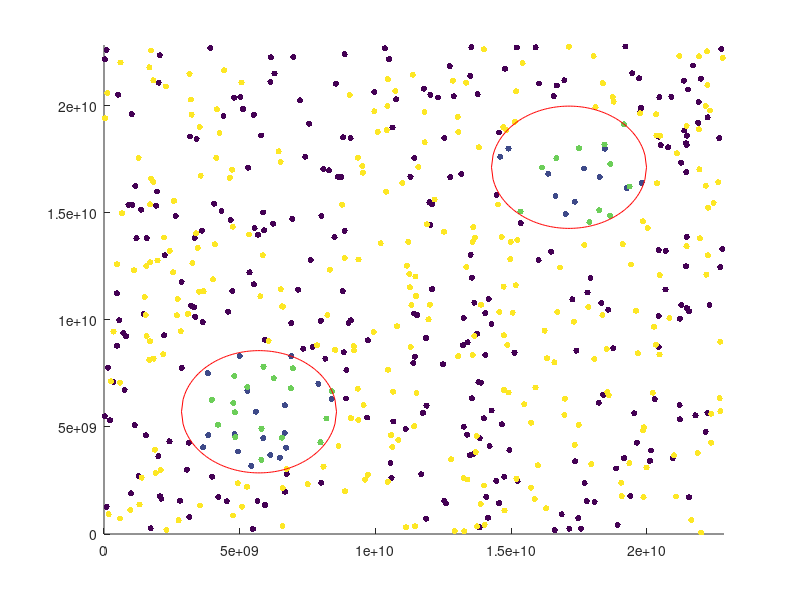

MATLAB code to generate this figure: (Note: this script raises an error after producing the figure.)
clearvars 
close all

h = figure;
axis tight manual % this ensures that getframe() returns a consistent size
filename = 'testAnimated2d.gif';


dE=0;
dKE=0;
dUE=0;
dxmom=0;
dymom=0;
iterations=0;

L=1*2.284*10^10;%Length
e0=1;%Epsilon Naught
k=1.68637205*10^-10;
DT=.01*2.284*10^10;%DeltaT

NT=100;%Iterations
NTOUT=25;%Not used???
NG=20;%Number of Grid Points
nden=10;

N=600;%Number of Particles
me=nden/N;%Mass of electron
mp=nden/N;%mass of proton
e=nden/N;%electron charge
WP=1;
QM=N*e;
V0=0.2;
VXT=0.0;
VYT=0.0;
XP1=1;
YP1=1;
VX1=0.0;
VY1=0.0;
mode=1;
Q=N*e/L^2;%WP^2/(QM*N/L);
rho_back=0;%Q*N/L^2;
dx=L/NG;%Delta X
BoundIter=1;
acc=.9999999;





% initial loading for the 2 Stream instability
%xp=linspace(0,L-L/N,N)';
%xp=linspace(0,L/2,N)';
xp=L*rand(N,1);
%yp=linspace(0,L-L/N,N)';
%yp=L*rand(N,1)/2;
yp=L*rand(N,1);
%xp=[0;L/2]
%yp=[.05+L/2;.05+L/2]

Temp=1000000;
Con=me/k/Temp;
randvtot=(-2*log((1-rand(N,1)))/Con).^.5;
randang=2*pi*rand(N,1);
vxp=randvtot.*cos(randang);
vyp=randvtot.*sin(randang);
pm=[1:N]';
pm=1-2*mod(pm,2);
vxp=vxp;%+pm.*V0;
vyp=vyp;%+pm.*V0;
% Perturbation
vxp=vxp+VX1*sin(2*pi*xp/L*mode);
vyp=vyp+VY1*sin(2*pi*yp/L*mode);

massmat=mp*ones(1,N);
for n=1:N
    if n<N/2+1
        massmat(n)=me;
    end
end
emat=-e*ones(1,N);
for n=1:N
    if n<N/2+1
        emat(n)=e;
    end
end

p=1:N;p=[p p;p p];
v=acc*ones(NG^2,1);
v1=ones(NG^2,1);
Poisson=-4*diag(v1)+diag(v(1:NG^2-1),1)+diag(v(1:NG^2-1),-1)+diag(v(1:NG^2-NG),-NG)+diag(v(1:NG^2-NG),NG);
Poisson=Poisson+diag(v(1:NG),NG^2-NG)+diag(v(1:NG),-NG^2+NG);


for i=1:NG
    Poisson=Poisson+full(sparse(NG*i,NG*i-NG+1,acc,NG^2,NG^2))+full(sparse(NG*i-NG+1,NG*i,acc,NG^2,NG^2));
end
for i=1:(NG-1)
    Poisson=Poisson-full(sparse(NG*i,NG*i+1,acc,NG^2,NG^2))-full(sparse(NG*i+1,NG*i,acc,NG^2,NG^2));
end

Ex=zeros(NG^2,1);
Ey=zeros(NG^2,1);
xmom=zeros(NT,1);
ymom=zeros(NT,1);
totEn=zeros(NT,1);
totUEn=zeros(NT,1);
totEnWLost=zeros(NT,1);
totKEn=zeros(NT,1);
UdUE=zeros(NT,1);
LdUE=zeros(NT,1);
lostenergy=0;


%sphere1
sxc1=L/4;
syc1=L/4;
sr1=L/8;
vsx1=0;
vsy1=0;


sx1=[sxc1-sr1:2*sr1/100:sxc1+sr1];
sy1=(sr1.^2-(sx1-sxc1).^2).^(1/2)+syc1;
nsy1=-(sr1.^2-(sx1-sxc1).^2).^(1/2)+syc1;

%sphere2
sxc2=3*L/4;
syc2=3*L/4;
sr2=L/8;
L/8;
vsx2=0;
vsy2=0;

sx2=[sxc2-sr2:2*sr2/100:sxc2+sr2];
sy2=(sr2.^2-(sx2-sxc2).^2).^(1/2)+syc2;
nsy2=-(sr2.^2-(sx2-sxc2).^2).^(1/2)+syc2;

In1=(((xp-sxc1).^2+(yp-syc1).^2)<sr1^2);
In2=(((xp-sxc2).^2+(yp-syc2).^2)<sr2^2);

%color
c1=[linspace(1,1,N/2)];
c1(In1(1:N/2))=3;
c1(In2(1:N/2))=3;
c2=[linspace(10,10,N/2)];
c2(In1(N/2+1:N))=8;
c2(In2(N/2+1:N))=8;
c=[c1 c2];
% Main computational cycle
for it=1:NT
% update xp
scatter(xp,yp,20,c,'filled') 

hold on
sx1=[sxc1-sr1:2*sr1/100:sxc1+sr1];
sy1=(sr1.^2-(sx1-sxc1).^2).^(1/2)+syc1;
nsy1=-(sr1.^2-(sx1-sxc1).^2).^(1/2)+syc1;
sx2=[sxc2-sr2:2*sr2/100:sxc2+sr2];
sy2=real((sr2.^2-(sx2-sxc2).^2).^(1/2)+syc2);
nsy2=real(-(sr2.^2-(sx2-sxc2).^2).^(1/2)+syc2);
plot(sx1,sy1,'r')
plot(sx1,nsy1,'r')
plot(sx2,sy2,'r')
plot(sx2,nsy2,'r')
axis([0 L 0 L])
%plot([Ex1(5,1:10) Ex1(5,1:10)])



%hold off;

%Cone=me/k/Temp;
%Conp=mp/k/Temp;
%xtemp=[0:.04:2];
%ytemp=N*.04*Cone*xtemp.*exp(-Cone*xtemp.^2/2);
%vtot=[(vxp(1:N).^2+vyp(1:N).^2).^.5;4];
%histogram([vtot;.4],100)
%axis([0 2 0 N/5])
%hold on;
%plot(xtemp,ytemp)
    drawnow 
      % Capture the plot as an image 
      frame = getframe(h); 
      im = frame2im(frame); 
      [imind,cm] = rgb2ind(im,256); 
      % Write to the GIF File 
      if it == 1 
          imwrite(imind,cm,filename,'gif', 'Loopcount',inf); 
      else 
          imwrite(imind,cm,filename,'gif','WriteMode','append'); 
      end 
hold off
xp=xp+vxp*DT;
yp=yp+vyp*DT;
% apply bc on the particle positions
for n=1:BoundIter
out=(xp<0); 
xp(out)=xp(out)+L;
out=(xp>=L);
xp(out)=xp(out)-L;
out=(yp<0); 
yp(out)=yp(out)+L;
out=(yp>=L);
yp(out)=yp(out)-L;
end


% projection p->g
g1=cat(2,ceil(xp/dx-.5),ceil(yp/dx-.5));%put on grid points
g=[g1;g1+1];%put on grid points
%fraz1=1-abs(xp/dx-g1+.5);%weighting
%fraz=[fraz1;1-fraz1]%weighting
fraz1=((1-abs(xp/dx-g1(1:N,1)+.5))'*diag((1-abs(yp/dx-g1(1:N,2)+.5))'))';
fraz2=((abs(xp/dx-g1(1:N,1)+.5))'*diag((1-abs(yp/dx-g1(1:N,2)+.5))'))';
fraz3=((1-abs(xp/dx-g1(1:N,1)+.5))'*diag((abs(yp/dx-g1(1:N,2)+.5))'))';
fraz4=((abs(xp/dx-g1(1:N,1)+.5))'*diag((abs(yp/dx-g1(1:N,2)+.5))'))';
fraz=[fraz1 fraz2;fraz3 fraz4];

% apply bc on the projection
for n=1:BoundIter
out=(g<1);
g(out)=g(out)+NG;
out=(g>NG);
g(out)=g(out)-NG;
end

for n=1:N
    if n==1
        weight=sparse([index2(g(1,1),g(1,2),NG) index2(g(1,1),g(N+1,2),NG) index2(g(N+1,1),g(1,2),NG) index2(g(N+1,1),g(N+1,2),NG)],[1 1 1 1],[fraz1(1) fraz2(1) fraz3(1) fraz4(1)] ,NG^2,N);%matrix stating weights of each particle on each grid point
    else
        weight=weight+sparse([index2(g(n,1),g(n,2),NG) index2(g(n,1),g(N+n,2),NG) index2(g(N+n,1),g(n,2),NG) index2(g(N+n,1),g(N+n,2),NG)],[n n n n],[fraz1(n) fraz2(n) fraz3(n) fraz4(n)],NG^2,N);%matrix stating weights of each particle on each grid point
    end
end


rho=sum(emat.*weight(:,1:N),2)/dx^2+rho_back;%rho of each grid point
%test=sum(rho1,'all')


% computing fields
Phi=Poisson\(-rho(1:NG^2)*dx^2)/e0;


%Particle Delete
out=(((xp-sxc1).^2+(yp-syc1).^2)<sr1^2);
j=find(out);
if isempty(j)==0
    rho_back=rho_back+sum(emat(j).*weight(:,j),2)/dx^2;
    weight(:,j)=[];
end
lostenergy=lostenergy+.5*massmat(out)*(vxp(out).^2+vyp(out).^2);
xp(out)=[];
yp(out)=[];
vxp(out)=[];
vyp(out)=[];
emat(out)=[];
massmat(out)=[];
c(out)=[];
N=N-sum(out,'all');

out=(((xp-sxc2).^2+(yp-syc2).^2)<sr2^2);
j=find(out);
if isempty(j)==0
    rho_back=rho_back+sum(emat(j).*weight(:,j),2)/dx^2;
    weight(:,j)=[];
end
lostenergy=lostenergy+.5*massmat(out)*(vxp(out).^2+vyp(out).^2);
xp(out)=[];
yp(out)=[];
vxp(out)=[];
vyp(out)=[];
emat(out)=[];
massmat(out)=[];
c(out)=[];
N=N-sum(out,'all');
%Electric Field in x direciton
for n=1:NG^2
        in1=n+NG;
        in2=n-NG;
        if in1>NG^2
            in1=in1-NG^2;
        end
        if in2<1
            in2=in2+NG^2;
        end
        Ex(n)=(Phi(in1)-Phi(in2))/(2*dx);
end


%Electric Field in Y Direction
for n=1:NG^2
        in1=n+1;
        in2=n-1;
        if mod(in1,NG)==1
            in1=in1-NG;
        end
        if mod(in2,NG)==0
            in2=in2+NG;
        end
        Ey(n)=(Phi(in1)-Phi(in2))/(2*dx);
end


% projection q->p and update of vp
    vxp=vxp-weight(:,1:N)'*Ex.*emat'*DT./massmat';
    vyp=vyp-weight(:,1:N)'*Ey.*emat'*DT./massmat';

%Momentum test
xmom(it)=sum(massmat*vxp);
ymom(it)=sum(massmat*vyp);

%Energy test

totEn(it)=.5*sum(massmat*(vxp.^2+vyp.^2),'all')+.5*dx^2*e0*sum(Ex.^2+Ey.^2,'all');

totEnWLost(it)=totEn(it)+lostenergy;

totUEn(it)=.5*dx^2*e0*sum(Ex.^2+Ey.^2,'all');


for n=1:NG^2
    in1=n;
    in2=n+1;
    in3=n+NG;
    in4=n+NG+1;
    if mod(n,NG)==0
        in2=in2-NG;
        in4=in4-NG;
    end
    if in3>NG^2
        in3=in3-NG;
        in4=in4-NG;
    end
    findmax=max([Ex(in1)^2+Ey(in1)^2;Ex(in2)^2+Ey(in2)^2;Ex(in3)^2+Ey(in3)^2;Ex(in4)^2+Ey(in4)^2]);
end
UdUE(it)=.5*e0*dx^2*findmax;

for n=1:NG^2
    in1=n;
    in2=n+1;
    in3=n+NG;
    in4=n+NG+1;
    if mod(n,NG)==0
        in2=in2-NG;
        in4=in4-NG;
    end
    if in3>NG^2
        in3=in3-NG;
        in4=in4-NG;
    end
    findmin=min([Ex(in1)^2+Ey(in1)^2;Ex(in2)^2+Ey(in2)^2;Ex(in3)^2+Ey(in3)^2;Ex(in4)^2+Ey(in4)^2]);
end
LdUE(it)=.5*e0*dx^2*findmin;



totKEn(it)=.5*sum(massmat*(vxp.^2+vyp.^2),'all');


it


Temp=(sum(massmat*(vxp.^2+vyp.^2),'all')/N)/2/k;
LD =(e0*totKEn(it)/(4*pi*(nden/L^2)*e^2))^.5;
if .5*LD<dx
    "Error, Mesh not fine enough or not hot enough"
    LD
    dx
end
PP=(pi*me*L^2/(N*e^2))^.5;
if .25*PP<DT
    "Error, large time step"
    PP 
    DT
end

%CFL Condition
C=DT/dx;
if C>1
    "May be unstable, C>1"
    C
end

end
figure
hold on
plot(totEn)
%plot(dKE+UdUE)
%plot(dKE+LdUE)
plot(totUEn)
plot(totKEn)
plot(totEnWLost)
%plot(UdUE)
%plot(LdUE)
legend("Energy","Potential","Kinetic","Energy with Lost Energy")
hold off

figure
hold on
plot(xmom)
plot(ymom)
hold off

figure
plot(totEnWLost)